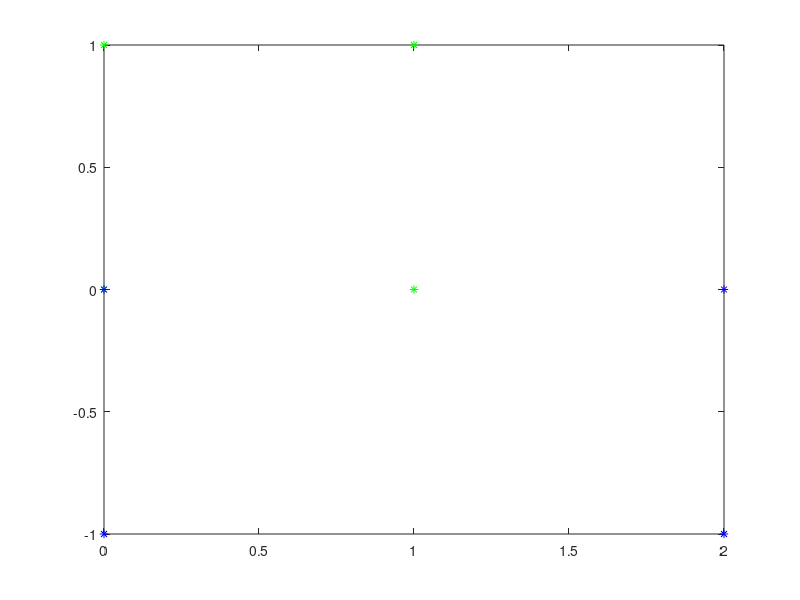

Reproduce this figure in MATLAB. (Note: this script raises an error after producing the figure.)
% test ployxpoly_ and convhull_
close all
clear

% a = rand(2,5)'; b = rand(2,5)';

% empty intersection
% a = [0.9614    0.7837;
%     0.6733    0.8407;
%     0.4374    0.8600;
%     0.4209    0.7037;
%     0.9614    0.7837];
% b = [0.0089    0.9960;
%     0.2752    0.0335;
%     0.7841    0.1704;
%     0.8888    0.2834;
%     0.0089    0.9960];
% on one line
% a = [1:10;1:10]'/10;
% only one point
% a = [0.3,0.3];
% share edge
a = [1,0;1,1;0,1;0,0];
b = [2,0;2,-1;0,-1;0,0];

% show points
plot(a(:,1),a(:,2),'g*');hold on
plot(b(:,1),b(:,2),'b*');
% teset convhull_
a = a(convhull_(a),:);
b = b(convhull_(b),:);
plot(a(:,1),a(:,2),'g-');
plot(b(:,1),b(:,2),'b-');
[c,d] = polyxpoly_(a,b);
plot(c(:,1),c(:,2),'r-');
plot(d(:,1),d(:,2),'ro');